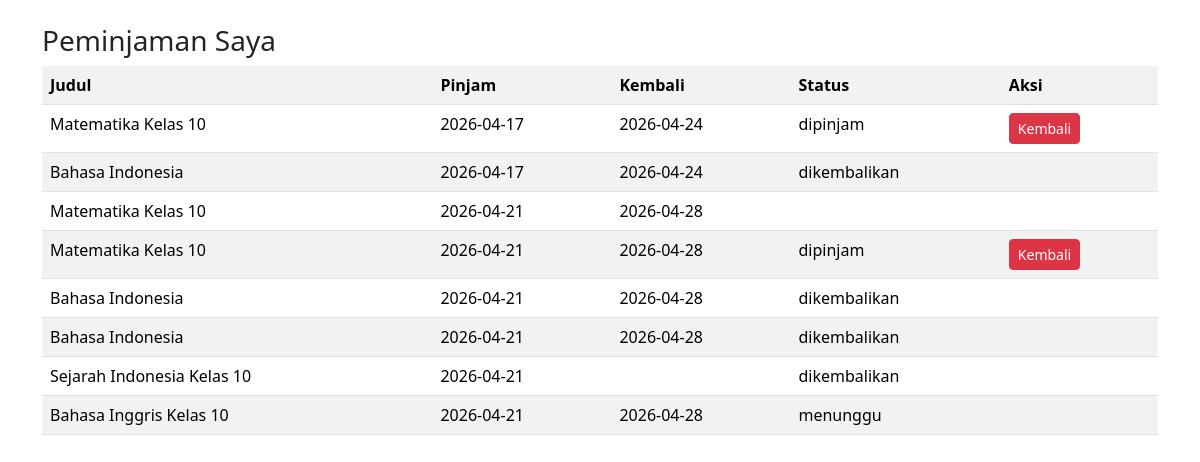
Page /user/peminjaman.php (signed in) on the committed database.
### tables this page shows
CREATE TABLE `peminjaman` (
  `id` int(11) NOT NULL,
  `user_id` int(11) DEFAULT NULL,
  `buku_id` int(11) DEFAULT NULL,
  `tanggal_pinjam` date DEFAULT NULL,
  `tanggal_kembali` date DEFAULT NULL,
  `status` enum('dipinjam','menunggu','dikembalikan') DEFAULT NULL,
  `denda` int(11) DEFAULT 0
);

CREATE TABLE `buku` (
  `id` int(11) NOT NULL,
  `judul` varchar(100) DEFAULT NULL,
  `penulis` varchar(100) DEFAULT NULL,
  `penerbit` varchar(100) DEFAULT NULL,
  `tahun` int(11) DEFAULT NULL,
  `stok` int(11) DEFAULT NULL,
  `cover` varchar(255) DEFAULT NULL
);

### user/peminjaman.php (the view, shortened to what this page needs)
<?php
include "../config/koneksi.php";
$id = $_SESSION['id'];
$data = mysqli_query($conn,"
SELECT p.*, b.judul
FROM peminjaman p
JOIN buku b ON p.buku_id=b.id
WHERE p.user_id='$id'
");
?>
<link href="../assets/css/bootstrap.min.css" rel="stylesheet">
<div class="container mt-4">
<h3>Peminjaman Saya</h3>
<table class="table table-striped">
<tr>
<th>Judul</th>
<th>Pinjam</th>
<th>Kembali</th>
<th>Status</th>
<th>Aksi</th>
</tr>
<?php while($row=mysqli_fetch_assoc($data)){ ?>
<tr>
<td><?= $row['judul'] ?></td>
<td><?= $row['tanggal_pinjam'] ?></td>
<td><?= $row['tanggal_kembali'] ?></td>
<td><?= $row['status'] ?></td>
<td>
<?php if($row['status']=="dipinjam"){ ?>
<a href="kembali.php?id=<?= $row['id'] ?>" class="btn btn-danger btn-sm">Kembali</a>
<?php } ?>
</td>
</tr>
<?php } ?>
</table>
</div>

### rows in the picture
peminjaman: buku.judul "Matematika Kelas 10", tanggal_pinjam "2026-04-17", tanggal_kembali "2026-04-24", status "dipinjam"
peminjaman: buku.judul "Bahasa Indonesia", tanggal_pinjam "2026-04-17", tanggal_kembali "2026-04-24", status "dikembalikan"
peminjaman: buku.judul "Matematika Kelas 10", tanggal_pinjam "2026-04-21", tanggal_kembali "2026-04-28"
peminjaman: buku.judul "Matematika Kelas 10", tanggal_pinjam "2026-04-21", tanggal_kembali "2026-04-28", status "dipinjam"
peminjaman: buku.judul "Bahasa Indonesia", tanggal_pinjam "2026-04-21", tanggal_kembali "2026-04-28", status "dikembalikan"
peminjaman: buku.judul "Bahasa Indonesia", tanggal_pinjam "2026-04-21", tanggal_kembali "2026-04-28", status "dikembalikan"
peminjaman: buku.judul "Sejarah Indonesia Kelas 10", tanggal_pinjam "2026-04-21", status "dikembalikan"
peminjaman: buku.judul "Bahasa Inggris Kelas 10", tanggal_pinjam "2026-04-21", tanggal_kembali "2026-04-28", status "menunggu"
